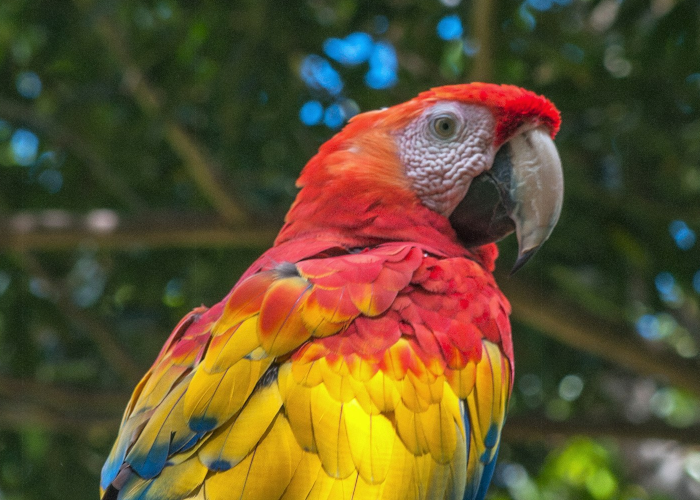
#> input picture cs-2/01-image-processing/bird.png, 700 x 500 px
$ python solved.py
#> lines starting #> are read from the running program, lines starting #| are printed output that depends on the picture
from PIL import Image

# Load input image

im = Image.open("bird.png")
#> im is the input picture: PIL image 700x500 RGB; mean R, G, B 96.4, 80.7, 46.3

# ----------------------------------------------------------

# Convert an image to grayscale

# Make blank output image with same dimension as the original
output = Image.new(im.mode, (im.width, im.height))
#> output: PIL image 700x500 RGB; every value is 0

for y in range(im.height):
    for x in range(im.width):
        (r, g, b) = im.getpixel((x, y))

        average = round((r + g + b) / 3)

        r = average
        g = average
        b = average

        output.putpixel((x, y), (r, g, b))
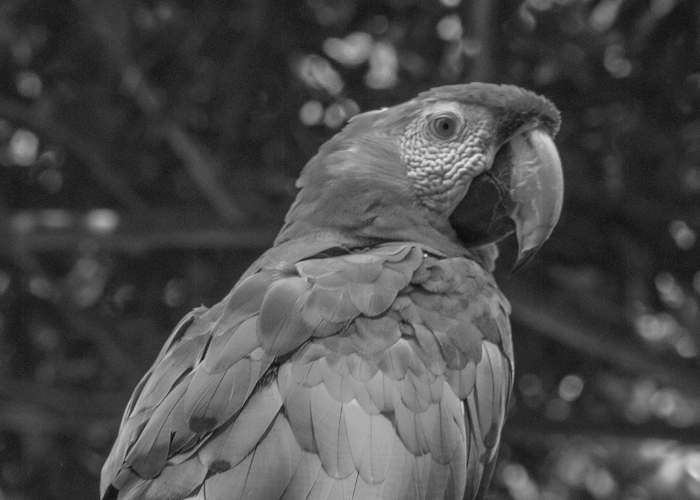
#> output: PIL image 700x500 RGB; min 10, max 227, mean 74.5

# Save output image
output.save("grayscale.png")

# ----------------------------------------------------------

# Convert an image to grayscale

# Make blank output image with same dimension as the original
output = Image.new(im.mode, (im.width, im.height))

for y in range(im.height):
    for x in range(im.width):
        (r, g, b) = im.getpixel((x, y))

        average = round((r + g + b) / 3)

        r = average
        g = average
        b = average

        output.putpixel((x, y), (r, g, b))

# Save output image
output.save("better-grayscale.png")
